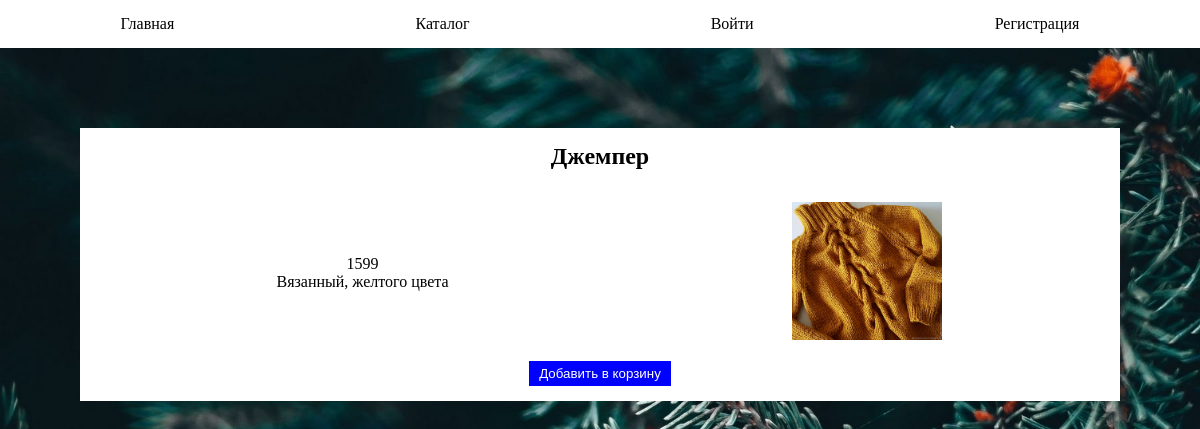
Screenshot of /goods/1 with the database file from the repository.
### tables this page shows
CREATE TABLE `goods` (
  `id` int NOT NULL,
  `name` text NOT NULL,
  `price` int NOT NULL,
  `description` text NOT NULL,
  `img_src` text
);

### views/goods/show.php (the view)
<?php
$link = mysqli_connect('localhost', 'root', '', 'onlineshop');
$good = mysqli_query($link, "SELECT * FROM goods WHERE id=$good_id") or die(mysqli_error($link));
if ($good->num_rows) {
    $good = mysqli_fetch_assoc($good);
    echo "<h2>" . $good['name'] . "</h2>";
?>
    <table>
        <tr>
            <td>
                <div class="show-good-wrapper">
                    <?= $good['price'] ?><br>
                    <?= $good['description'] ?>
                </div>
            </td>
            <td>
                <img class="show-good" src="/goods_img/<?= $good['img_src'] ?>">
            </td>
        </tr>
    </table>
    <form action="<?php if (isset($_SESSION['auth'])) { ?>
        /add_to_cart/<?= $good['id'] ?>
        <?php } else { ?>
            /login
            <?php
                    }
            ?>">
        <button type="submit">
            Добавить в корзину
        </button>
    </form>
<?php
} else {
    echo "<p>К сожалению, данный товар не найден.</p>";
}

### app.css (style rules this page uses)
* { padding: 0px; margin: 0px; }
body { background-image: url(forest.jpg); background-attachment: fixed; background-size: cover; }
main table { width: 100%; align-items: center; }
td { padding: 15px; height: max-content; }
img.show-good { width: 150px; }
button[type='submit'] { color: white; background-color: blue; border: none; padding: 5px 10px; }
h2 { margin-bottom: 15px; }

### rows the page displays
goods: name "Джемпер", price "1599", description "Вязанный, желтого цвета", img_src (picture)
